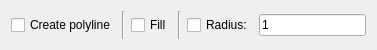
<?xml version="1.0" encoding="UTF-8"?>
<ui version="4.0">
 <class>Shape</class>
 <widget class="QWidget" name="Shape">
  <property name="geometry">
   <rect>
    <x>0</x>
    <y>0</y>
    <width>377</width>
    <height>50</height>
   </rect>
  </property>
  <layout class="QHBoxLayout">
   <item>
    <widget class="QCheckBox" name="CreatePolyline">
     <property name="text">
      <string>Create polyline</string>
     </property>
     <property name="Shortcut">
      <string>,Y</string>
     </property>
     <property name="MoveToDialog" stdset="0">
      <bool>true</bool>
     </property>
    </widget>
   </item>
   <item>
    <widget class="Line" name="line_2">
     <property name="orientation">
      <enum>Qt::Vertical</enum>
     </property>
    </widget>
   </item>
   <item>
    <widget class="QCheckBox" name="Fill">
     <property name="text">
      <string>Fill</string>
     </property>
     <property name="Shortcut">
      <string>,F</string>
     </property>
    </widget>
   </item>
   <item>
    <widget class="Line" name="line">
     <property name="orientation">
      <enum>Qt::Vertical</enum>
     </property>
    </widget>
   </item>
   <item>
    <widget class="QCheckBox" name="RoundCorners">
     <property name="text">
      <string>Radius:</string>
     </property>
     <property name="Shortcut">
      <string>,R</string>
     </property>
     <property name="AutoFocusWidget" stdset="0">
      <string>Radius</string>
     </property>
    </widget>
   </item>
   <item>
    <widget class="RMathLineEdit" name="Radius">
     <property name="text">
      <string notr="true">1</string>
     </property>
    </widget>
   </item>
  </layout>
 </widget>
 <customwidgets>
  <customwidget>
   <class>RMathLineEdit</class>
   <extends>QLineEdit</extends>
   <header>RMathLineEdit.h</header>
  </customwidget>
 </customwidgets>
 <resources/>
 <connections/>
</ui>
